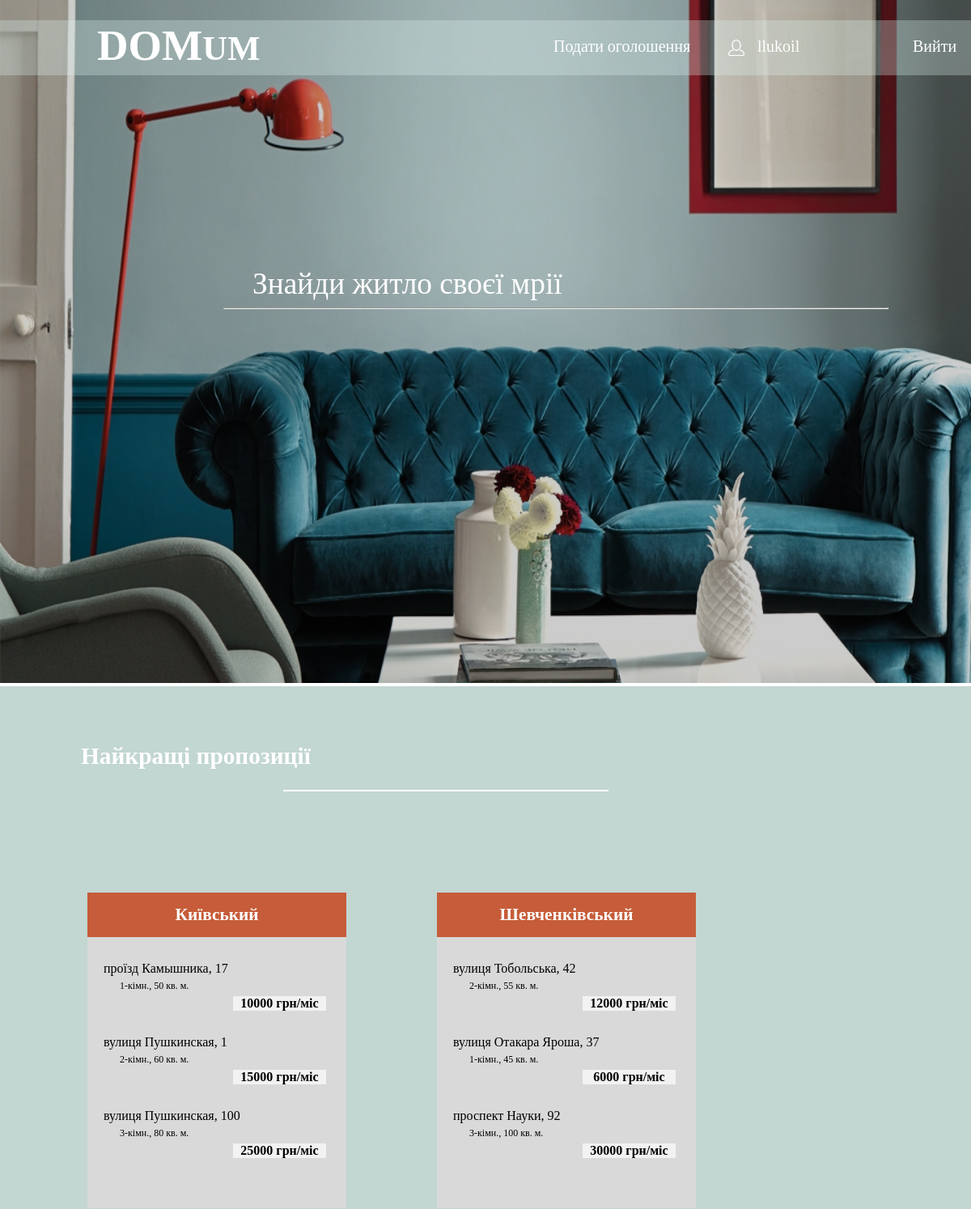
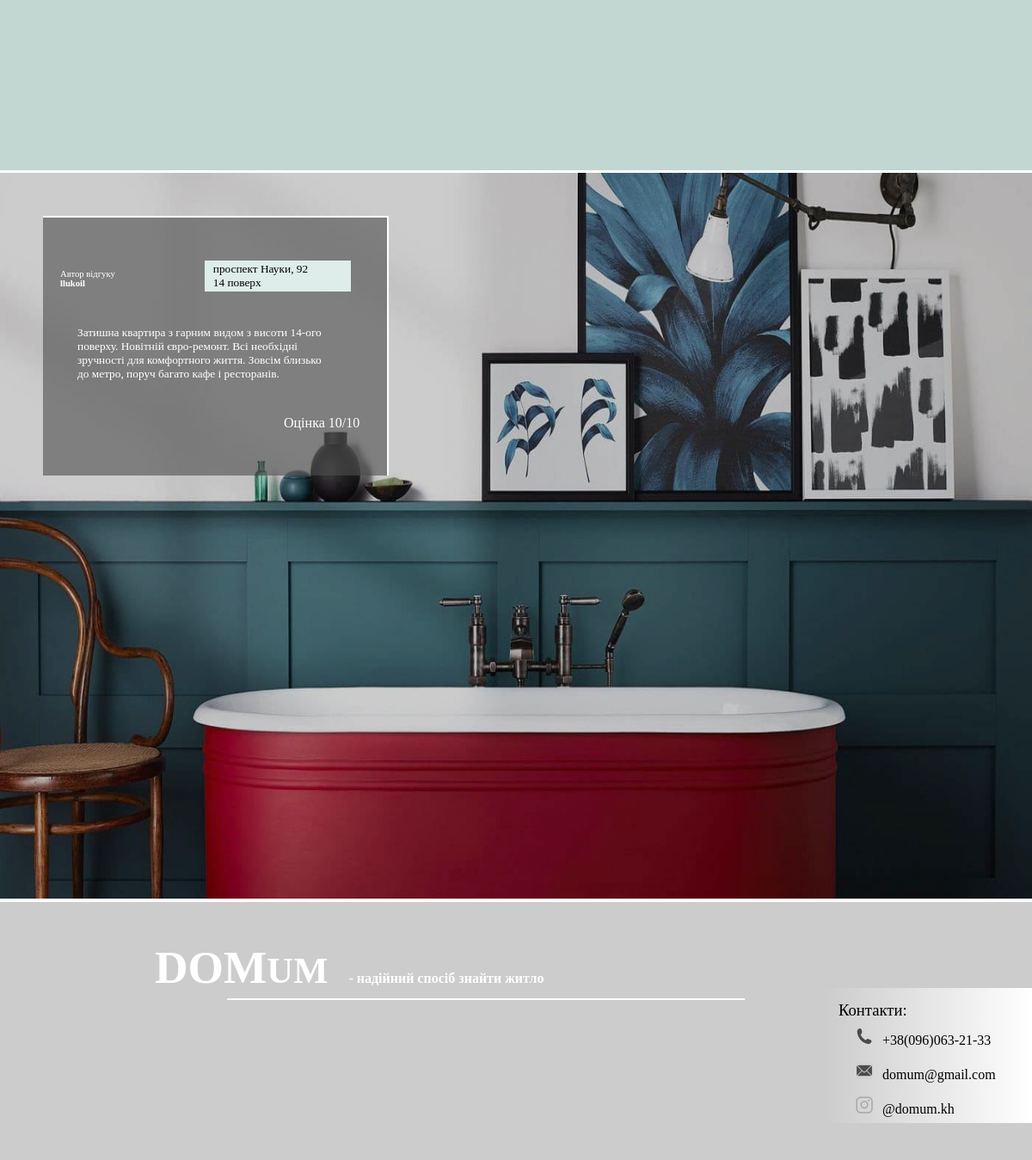
The page / (signed in) on the database its author committed (2 pictures, top to bottom).
### app/models.py (models this page shows, shortened)
class Announcement(models.Model):
    real_type = models.ForeignKey(RealType, on_delete=models.CASCADE, default=0)
    district = models.ForeignKey(District, on_delete=models.CASCADE, default=0)
    street_type = models.ForeignKey(StreetType, on_delete=models.CASCADE, default=0)
    owner = models.ForeignKey(settings.AUTH_USER_MODEL, on_delete=models.CASCADE)
    station = models.ForeignKey(MetroStation, on_delete=models.CASCADE, default=0)
    price = models.IntegerField(default=20000, help_text="Укажите цену в долларах США")
    distance_to_metro = models.IntegerField(default=300, help_text="Укажите расстояние в метрах")
    area = models.IntegerField(default=40, help_text="Укажите площадь в квадратных метрах")
    repairs = models.IntegerField(default=3, choices=[(0, '0'), (1, '1'), (2, '2'), (3, '3'), (4, '4'), (5, '5')],
                                  help_text="Оцените уровень ремонта по шкале от 0 до 5")
    metro_id = models.IntegerField(default=0)
    floor = models.IntegerField(default=1, help_text="Укажите номер этажа")
    rooms_number = models.IntegerField(default=1, help_text="Укажите количество комнат")
    beds = models.IntegerField(default=1, help_text="Укажите количество спальных мест")
    furniture = models.BooleanField(default=False)
    garage = models.BooleanField(default=False)
    street = models.CharField(max_length=30, default='', help_text="Укажите название улицы")
    home_number = models.CharField(max_length=5, default='1', help_text="Укажите номер дома")
    date = models.DateField(default=timezone.now)
    comment = models.TextField(default='', help_text="Добавьте комментарий о квартире", null=True, blank=True)
    img_path = 'images/announcements/'
    photo1 = models.ImageField(null=True, blank=True, upload_to=img_path)
    photo2 = models.ImageField(null=True, blank=True, upload_to=img_path)
    photo3 = models.ImageField(null=True, blank=True, upload_to=img_path)
    photo4 = models.ImageField(null=True, blank=True, upload_to=img_path)
    photo5 = models.ImageField(null=True, blank=True, upload_to=img_path)
    photo6 = models.ImageField(null=True, blank=True, upload_to=img_path)
    photo7 = models.ImageField(null=True, blank=True, upload_to=img_path)
    photo8 = models.ImageField(null=True, blank=True, upload_to=img_path)

class District(models.Model):
    name = models.CharField(max_length=30)
    pseudo_id = models.IntegerField(default=0)
    def __str__(self):
        return self.name

class StreetType(models.Model):
    name = models.CharField(max_length=30)
    def __str__(self):
        return self.name

### app/views.py (the view)
# urls.py: path('', views.land, name='land'),
def land(request):
    priorites = [0, 8, 5, 3, 7, 2, 6, 4, 1]
    cnt = 0
    best = []
    fake_appartment = Announcement.objects.get(pk=31)
    init_set = Announcement.objects.filter(real_type=2)
    for j in range(3):
        for i in range(cnt, len(priorites)):
            candidate = init_set.filter(district=priorites[i]).order_by('-date')
            if len(candidate) >= 3:
                best.append(candidate[:3])
                cnt = i + 1
                break
    best.sort(key=lambda x: -len(x))
    best_dict = dict()
    best_dict['fake'] = fake_appartment
    best_dict['len'] = [i for i in range(len(best))]
    for i in range(len(best)):
        best_dict['l' + str(i)] = best[i]
    return render(request, 'app/land.html', best_dict)

### app/templates/app/land.html (shortened to what this page needs)
{% load static %}
<!DOCTYPE html>
<html lang="en">
	<head>
		<link rel="stylesheet" href="{% static 'css/land.css' %}" />
	</head>
	<body>
		<section>
        <a href="{% url 'land' %}">
			<img src="{% static 'img/back_land.png' %}" class="background">
			<div class="mixbck" id="black">
				<div id="nav">
					<p id="logo"><span id="biglett">DOM</span><span id="smalllett">UM</span></p>
                    <a href="{% url 'new_announcement' %}"><p class="nav" id="nav_addad">Подати оголошення</p></a>
                    {% if user.is_authenticated %}
                        <a href="{% url 'profile' pk=user.pk %}"><img src="{% static 'img/acc.png' %}" id="acc_logo">
                        <p class="nav" id="nav_signin">{{ user.username }}</p></a>
					    <a href="{% url 'logout' %}"><p class="nav" id="nav_login">Вийти</p></a>
                    {% else %}
					<a href="{% url 'login' %}"><p class="nav" id="nav_login">Увійти</p></a>
                    {% endif %}
				</div>
                <a href="{% url 'post_list' %}"><p id="slogan">Знайди житло своєї мрії</p></a>
				<hr class="line" id="line1">
			</div>
        </a>
		</section>
		<section>
			<div class="mixbck" id="green">
                <a href="{% url 'post_list' pk=9 %}"><p id="best">Найкращі пропозиції</p></a>
				<hr class="line" id="line2">
                {% for i in len %}
				<div class="board">
                    {% if i == 0 %}
                        <a href="{% url 'post_list' pk=l0.0.district.pk %}"><p class="distr">{{l0.0.district}}</p></a>
                        {% for announcement in l0 %}
                            <div class="adds">
                            <a href="{% url 'announcement_view' pk=announcement.pk %}">
						    <p class="adress">{{ announcement.street_type }}
                                {{ announcement.street }}, {{ announcement.home_number }}</p>
						    <p class="param">{{ announcement.rooms_number }}-кімн.,
                                {{ announcement.area }} кв. м.</p>
                                <p class="price">{{ announcement.price }} грн/міс</p>
                            </a>
					        </div>
                        {% endfor %}
                    {% elif i == 1 %}
                        <a href="{% url 'post_list' pk=l1.0.district.pk %}"><p class="distr">{{l1.0.district}}</p></a>
                        {% for announcement in l1 %}
                            <div class="adds">
						    <p class="adress">{{ announcement.street_type }}
                                {{ announcement.street }}, {{ announcement.home_number }}</p>
						    <p class="param">{{ announcement.rooms_number }}-кімн.,
                                {{ announcement.area }} кв. м.</p>
                                <p class="price">{{ announcement.price }} грн/міс</p>
					        </div>
                        {% endfor %}
                    {% endif %}
				</div>
                {% endfor %}
			</div>
		</section>
		<section>
            <a href="{% url 'announcement_view' pk=fake.pk %}">
			<img src="{% static 'img/fake.jpg' %}" class="background" id="bck2">
			<div class="mixbck" id="black2">
				<div id="review">
					<p id="autor">Автор відгуку<br><b>{{ fake.owner }}</b></p>
					<p id="adr">{{ fake.street_type }} {{ fake.street }}, {{ fake.home_number }}<br>{{ fake.floor }} поверх</p>
					<p id="review_text">{{ fake.comment }}</p>
					<p id="rating">Оцінка 10/10</p>
				</div>
			</div>
            </a>
		</section>
		<section>
			<div class="mixbck2" id="gray">
				<p id="logo1"><span id="biglett">DOM</span><span id="smalllett">UM</span><span id="smalltext"> - надійний спосіб знайти житло</span></p>
				<hr class="line" id="line3">
				<div id="contacts">
					<p id="cont">Контакти:</p>
					<div class="contact">
						<img src="{% static 'img/phone.png' %}" class="contact_icon">
						<p class="contact_text">+38(096)063-21-33</p>
					</div>
					<div class="contact">
						<img src="{% static 'img/email.png' %}" class="contact_icon">
						<p class="contact_text">domum@gmail.com</p>
					</div>
					<div class="contact">
						<img src="{% static 'img/insta.png' %}" class="contact_icon">
						<p class="contact_text">@domum.kh</p>
					</div>
				</div>
			</div>
		</section>
	</body>
</html>

### app/static/css/land.css (style rules this page uses)
body { margin: 0; padding: 0; overflow-x: hidden }
p { padding: 0; margin: 0; }
a { text-decoration: none; }
.background { margin: 0; width: 100%; height: 844px; }
.mixbck { margin: 0; width: 100%; height: 844px; }
.mixbck2 { margin: 0; width: 100%; height: 300px; }
#black { background-color: rgba(0,0,0,0.2); position: absolute; top: 0; left: 0; }
#nav { position: absolute; background-color: rgba(217, 242, 237,0.3); height: 8%; width: 100%; top: 3%; }
#logo { position: absolute; left: 10%; font-family: Gadugi; font-weight: 700; color: rgba(256,256,256,1); }
#biglett { font-size: 40pt; }
#smalllett { font-size: 32pt; }
.nav { position: absolute; top: 30%; font-family: Yu Gothic UI; font-size: 15pt; color: white; }
#nav_addad { left: 57%; }
#nav_signin { left: 78%; }
#nav_login { left: 94%; }
#slogan { position: absolute; font-family: MS Gothic; font-size: 28pt; top: 39%; left: 26%; color: white; }
.line { position: absolute; padding: 0; margin: 0; color: white; background-color: white; }
#line1 { top: 45%; left: 23%; width: 820px; }
#green { margin-top: -0.5px; background-color: #c2d6d2; }
#best { position: relative; top: 70px; left: 100px; width: 50%; font-family: MS Gothic; font-size: 22pt; font-weight: bold; color: white; }
#line2 { position: relative; top: 95px; left: 350px; width: 400px; border-style: solid; }
.board { margin-top: 220px; margin-left: 9%; width: 320px; height: 390px; background-color: #d9d9d9; display: inline-block; }
.adds a { color: black; }
#acc_logo { position: absolute; top: 35%; left: 75%; width: 20px; height: 20px; display: inline-block; }
.adds { margin: 30px 10px 30px 20px; }
.distr { width: auto; padding: 15px 10px 15px 10px; font-family: MS Gothic; font-size: 16pt; font-weight: bolder; background-color: #c65c39; color: white; text-align: center; }
.adress { font-family: Yu Gothic UI; font-size: 12pt; }
.param { margin: 5px 0 5px 20px; font-family: MS Gothic; font-size: 9pt; }
.price { margin-left: 160px; width: 115px; font-family: Yu Gothic UI; font-size: 12pt; font-weight: bolder; background-color: #f2f2f2; text-align: center; }
#bck2 { margin-top: 3.5px; }
#black2 { background-color: rgba(0,0,0,0.2); position: absolute; top: 1695px; }
#review { margin: 50px; width: 400px; height: 300px; background-color: rgba(77, 77, 77, 0.6); border-width: 2.5px 2.5px 0 0; border-style: solid; border-color: white; font-family: Yu Gothic UI; color: white; }
#autor { display: inline-block; font-size: 8pt; margin-left: 20px; }
#adr { margin-top: 50px; margin-left: 100px; display: inline-block; width: 160px; padding: 2px 0 2px 10px; font-size: 10pt; color: black; background-color: #deedea; }
#review_text { margin: 40px; width: 300px; font-size: 10pt; }
#rating { margin-left: 280px; }
#gray { background-color: #cccccc; }
#logo1 { position: relative; top: 15%; left: 15%; width: 700px; font-family: Gadugi; font-weight: 700; color: rgba(256,256,256,1); }
#smalltext { margin-left: 20px; font-family: MS Gothic; font-size: 12pt; }
#line3 { position: relative; top: 16.5%; left: 22%; width: 600px; border-style: solid; }
#contacts { margin-left: 80%; margin-top: 3%; width: 20%; font-family: Yu Gothic UI; color: black; background: linear-gradient(90deg, #cccccc, white); }
#cont { margin-left: 15px; padding-top: 15px; font-size: 14pt; }
.contact { margin-left: 35px; }
.contact_icon { margin-top: 9px; width: 20px; height: 20px; display: inline-block; }
.contact_text { margin: 0 0 7px 7px; display: inline-block; }

### rows shown on the page
Announcement: district.name "Київський", street_type "проїзд", street "Камышника", home_number "17", rooms_number "1", area "50", price "10000"
Announcement: street_type "вулиця", street "Пушкинская", home_number "1", rooms_number "2", area "60", price "15000"
Announcement: street_type "вулиця", street "Пушкинская", home_number "100", rooms_number "3", area "80", price "25000"
Announcement: district.name "Шевченківський", street_type "вулиця", street "Тобольська", home_number "42", rooms_number "2", area "55", price "12000"
Announcement: street_type "вулиця", street "Отакара Яроша", home_number "37", rooms_number "1", area "45", price "6000"
Announcement: street_type "проспект", street "Науки", home_number "92", rooms_number "3", area "100", price "30000", owner "llukoil", floor "14", comment "Затишна квартира з гарним видом з висоти 14-ого поверху. Новітній євро-ремонт. Всі необхідні зручності для комфортного життя. Зовсім близько до метро, поруч багато кафе і ресторанів."

### other values the page prints
{{ user.username }} "llukoil"
